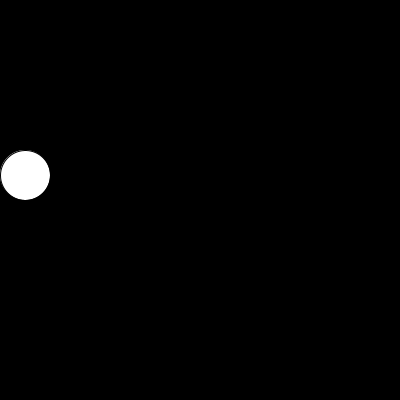
Frame 1 (no input)
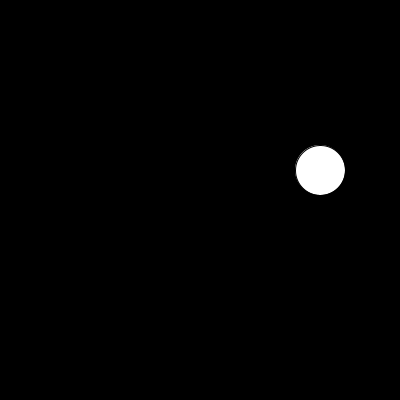
Frame 60 (the mouse pressed at the canvas centre just before this capture)
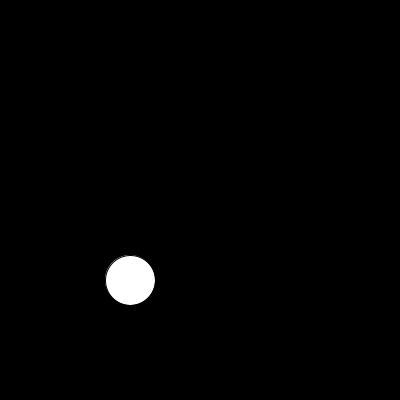
Frame 120 (the mouse held since frame 60 and released just before this capture)

The Processing sketch that drew these frames (run headless with seeded random() and noise(); from frame 60 on, the mouse is pressed at the canvas centre):

// Processing sketch: BouncingBall
// ── BouncingBall.pde
int radius=50;
int Width=400,Height=400;
int coordinates[]={radius/2,Width-(radius/2),Height-(radius/2),radius/2};
boolean execute[]={true,true,true,true};
int x=radius/2,y=(Height/2)-(radius/2);
void setup(){
  size(400,400);
  background(0);
  frameRate(15);
}
void draw(){
  fill(0);
  rect(0,0,Width,Height);
  fill(255);
  ellipse(x,y,radius,radius);
  //ellipse(x+75,y+75,radius,radius);
  if(y>=coordinates[0] && execute[0]){
    x+=5;
    y-=5;
    if(y==coordinates[0]) execute[0]=false;
  }
  else if(x<=coordinates[1] && execute[1]){
    x+=5;
    y+=5;
    if(x==coordinates[1]) execute[1]=false;
  }
  else if(y<=coordinates[2] && execute[2]){
    x-=5;
    y+=5;
    if(y==coordinates[2]) execute[2]=false;
  }
  else if(x>=coordinates[3] && execute[3]){
    x-=5;
    y-=5;
    if(x==coordinates[3]) execute[3]=false;
  }
  if(x==radius/2 && y==(Height/2)-radius/2)
     for(int i=0;i<4;i++)
        execute[i]=true;
}
